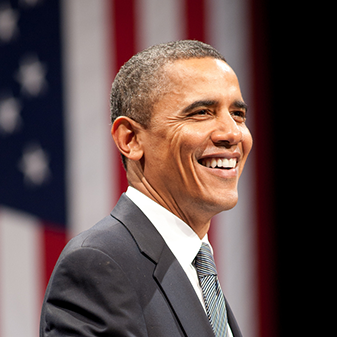
#> input picture image_examples/obama.jpg, 337 x 337 px, found by its file name
$ python 'Chapter 9 - Face Detection.py'
#> lines starting #> are read from the running program, lines starting #| are printed output that depends on the picture; after the words box and inside, x2 and y2 are one past the last pixel; in counts of white or black regions, pixels touching at a corner belong together
import cv2

path = "haarcascades/haarcascade_frontalface_default.xml"
facedetect = cv2.CascadeClassifier(path)
img = cv2.imread("image_examples/obama.jpg")
#> img is the input picture: shape (337, 337, 3); mean B, G, R 76.1, 77.4, 96.7

imgGray = cv2.cvtColor(img,cv2.COLOR_BGR2GRAY)
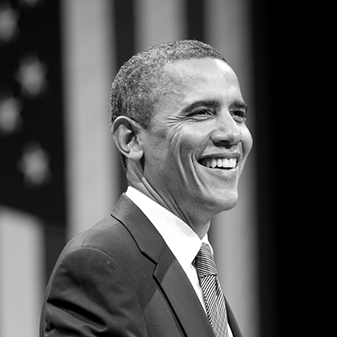
#> imgGray: shape (337, 337); min 0, max 255, mean 83

face = facedetect.detectMultiScale(imgGray,1.1,4)
#> face = [[163, 69, 114, 114]]

for (x,y,w,h) in face:
    cv2.rectangle(img,(x,y),(x+w,y+h),(255,0,0),1)
#> this loop made 1 pass
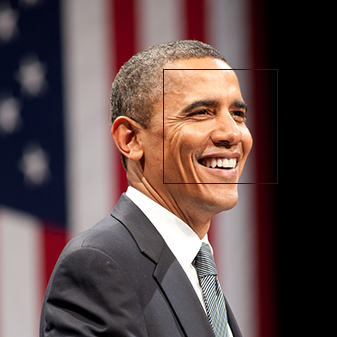
#> img: shape (337, 337, 3); 0.4% of pixels changed, all inside (x1, y1, x2, y2) = (163, 69, 278, 184)

cv2.imshow("Result",img)
cv2.waitKey(0)

$ run again, with image_examples/Trump.jpg copied over image_examples/obama.jpg
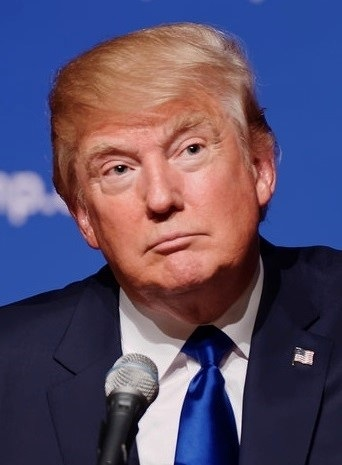
#> input picture image_examples/Trump.jpg, 342 x 465 px, found by its file name
#> img is the input picture: shape (465, 342, 3); mean B, G, R 104.9, 77.8, 89.5
#> `imgGray = cv2.cvtColor(img,cv2.COLOR_BGR2GRAY)`:
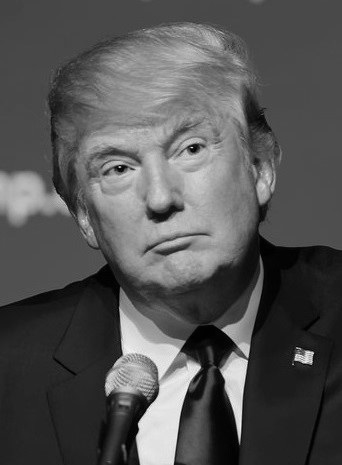
#> imgGray: shape (465, 342); min 0, max 252, mean 84.4
#> face = [[54, 65, 217, 217]]
#> the loop `for (x,y,w,h) in face:` made 1 pass
#> after the loop `for (x,y,w,h) in face:`:
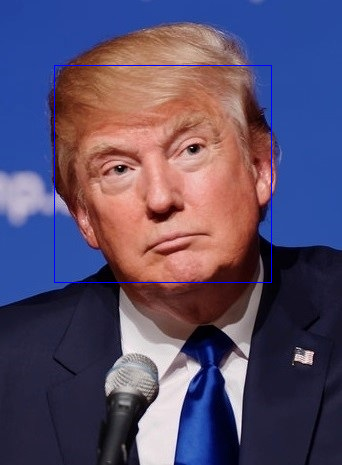
#> img: shape (465, 342, 3); 0.55% of pixels changed, all inside (x1, y1, x2, y2) = (54, 65, 272, 283)

$ run again, with image_examples/cards.jpg copied over image_examples/obama.jpg
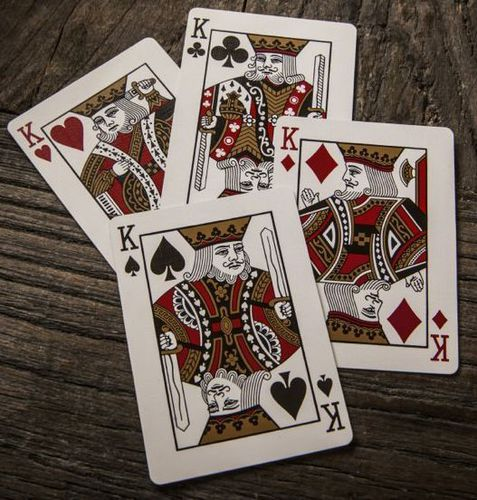
#> input picture image_examples/cards.jpg, 477 x 500 px, found by its file name
#> img is the input picture: shape (500, 477, 3); mean B, G, R 88.1, 96.6, 109.6
#> `imgGray = cv2.cvtColor(img,cv2.COLOR_BGR2GRAY)`:
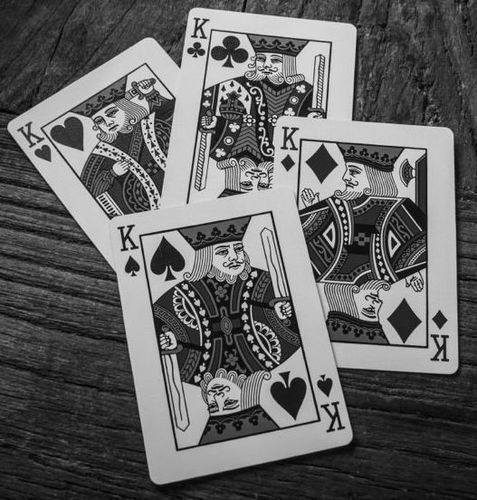
#> imgGray: shape (500, 477); min 1, max 251, mean 99.5
#> face = ()
